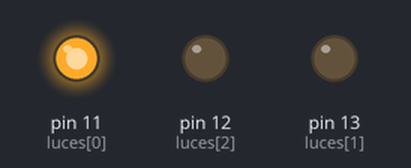
A sketch run on a simulated Arduino Uno, built with avr-gcc and run on an emulated ATmega328P. Shown: output pins drawn as LEDs (lit = HIGH).

Above: at 1.5 s.
At 4.5 s:
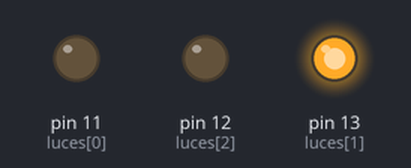
At 7.5 s:
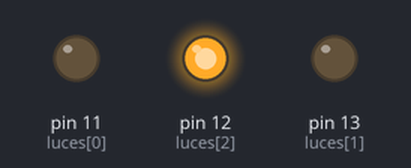
Timing chart, 0 to 11.7 s (numbered marks = the images above):
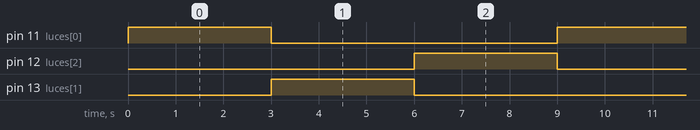

Measured:
- by itself, pin 11 (luces[0]), pin 12 (luces[2]), pin 13 (luces[1]): alternates HIGH for 3.0 s and LOW for 6.0 s
- by itself, everything shown: repeats every 9.0 s, in 3 steps

The sketch:

semaforo_temporizador_alternativo.ino
```cpp
/*
  Variante ejercicio semáforo, manteniendo el uso de funciones y timer único, con el agregado
  de una matriz para el manejo de luces.
*/

#include <elapsedMillis.h>

const byte CTD_LUCES = 3;
// Definimos un par de matrices simples para almacenar los pines y tiempos de las luces,
// lo cual nos permitirá manejar de forma más cómoda las variables mediante un ciclo.
const byte luces[CTD_LUCES] = {11, 13, 12}; // Rojo, verde, amarillo
const int tiempos[CTD_LUCES] = {3000, 3000, 3000};
// Nos aseguramos de inicializar etapa (recordar que las matrices operan desde índice 0)
byte etapa = 0;

elapsedMillis timer1;

// Nuevamente una función para gestionar las luces, en este caso aprovechando la matriz
// podemos ciclarla mediante un for(), apagando todas las luces y encendiendo finalmente
// la que corresponda según el valor actual de "etapa".
void gestionarLuces() {
  for (byte x = 0; x < CTD_LUCES; x++) {
    digitalWrite(luces[x], LOW);
  }
  digitalWrite(luces[etapa], HIGH);
}

void setup() {
  // Aprovechamos un ciclo para la configuración de los pines
  for (byte x = 0; x < CTD_LUCES; x++) {
    pinMode(luces[x], OUTPUT);
  }
  // Realizamos una primer llamada a la función solo para que la
  // secuencia del semáforo comience de inmediato
  gestionarLuces();
}

void loop() {
  // Chequeamos constantemente el temporizador contra el intervalo actual de tiempos[etapa]
  if (timer1 >= tiempos[etapa]) {
    // Cada vez que la condición se valida, incrementamos "etapa"
    etapa++;
    // pero nos mantenemos atentos a resetearla a 0 si alcanza el límite de luces
    if (etapa == CTD_LUCES) {
      etapa = 0;
    }
    // y solo volvemos a llamar a la función de gestión y resetear el timer
    // para que la secuencia continue.
    gestionarLuces();
    timer1 = 0;
  }
}
```
